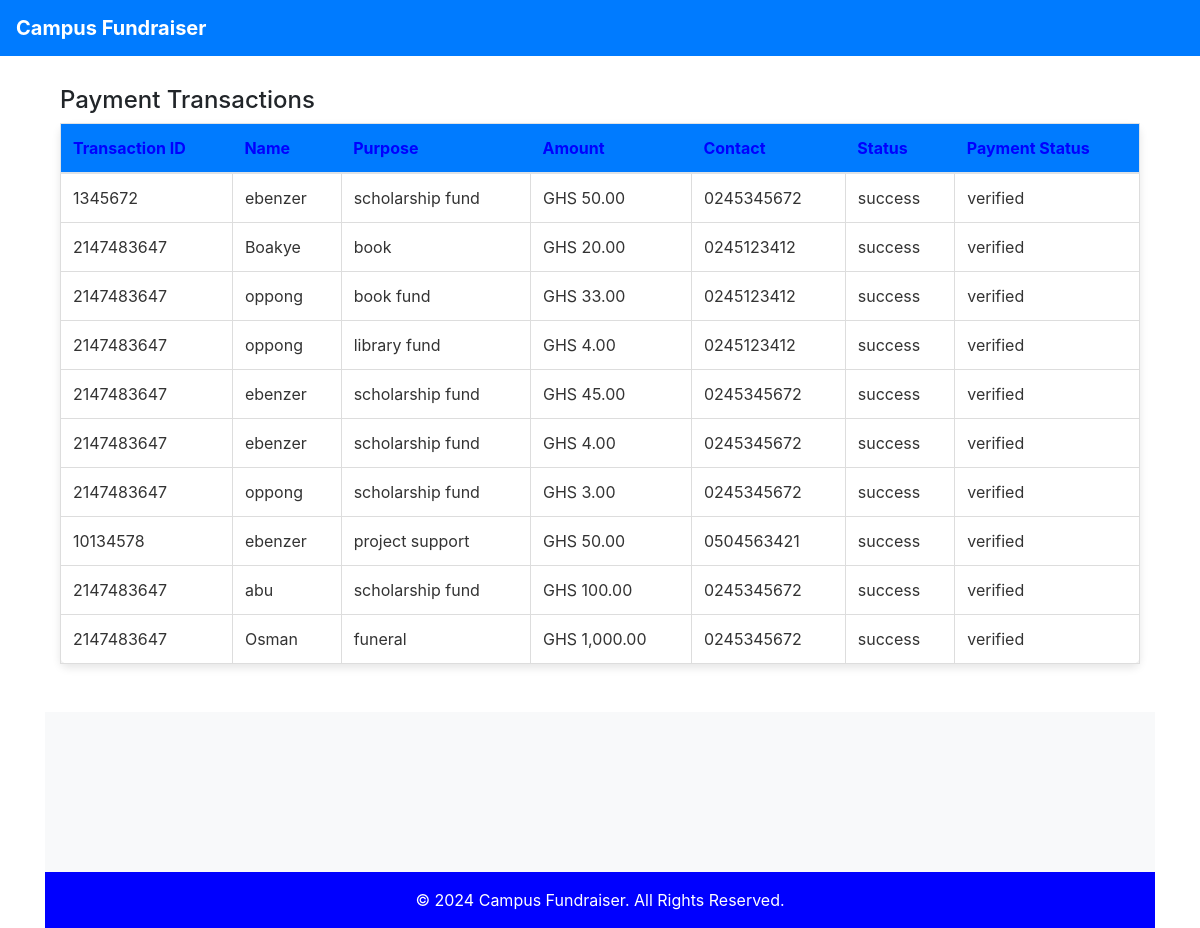
The app's page /admin/transactions.php (signed in) with its own data.
### tables this page shows
CREATE TABLE `payment` (
  `id` int(11) NOT NULL,
  `user_id` int(11) NOT NULL,
  `name` varchar(255) NOT NULL,
  `email` varchar(100) NOT NULL,
  `purpose` text NOT NULL,
  `amount` decimal(10,2) NOT NULL,
  `contact` varchar(56) NOT NULL,
  `transaction_Id` int(11) NOT NULL,
  `status` varchar(20) NOT NULL,
  `payment_status` varchar(50) NOT NULL
);

### admin/transactions.php (the view, shortened to what this page needs)
<?php
include('includes/functions.php');
$payments = [];
try {
    $stmt = $conn->prepare("SELECT * FROM payment");
    $stmt->execute();
    $payments = $stmt->fetchAll(PDO::FETCH_ASSOC);
} catch (PDOException $e) {
    echo "Error: " . $e->getMessage();
}
?>
<?php include('includes/header.php'); ?>
<div class="container mt-4">
    <h4 class="mt-4">Payment Transactions</h4>
    <table class="table table-bordered">
        <thead>
            <tr>
                <th style="color:blue;">Transaction ID</th>
                <th style="color:blue;">Name</th>
                <th style="color:blue;">Purpose</th>
                <th style="color:blue;">Amount</th>
                <th style="color:blue;">Contact</th>
                <th style="color:blue;">Status</th>
                <th style="color:blue;">Payment Status</th>
            </tr>
        </thead>
        <tbody>
            <?php if (!empty($payments)): ?>
                <?php foreach ($payments as $payment): ?>
                <tr>
                    <td><?php echo htmlspecialchars($payment['transaction_Id']); ?></td>
                    <td><?php echo htmlspecialchars($payment['name']); ?></td>
                    <td><?php echo htmlspecialchars($payment['purpose']); ?></td>
                    <td>GHS <?php echo number_format($payment['amount'], 2); ?></td>
                    <td><?php echo htmlspecialchars($payment['contact']); ?></td>
                    <td><?php echo htmlspecialchars($payment['status']); ?></td>
                    <td><?php echo htmlspecialchars($payment['payment_status']); ?></td>
                </tr>
                <?php endforeach; ?>
            <?php else: ?>
                <tr>
                    <td colspan="7" style="text-align:center;">No transactions found.</td>
                </tr>
            <?php endif; ?>
        </tbody>
    </table>
</div>
<footer class="bg-light text-center text-lg-start mt-5" style="padding-top:160px; color:white;">
    <div class="text-center p-3" style="background-color: blue;">
        © 2024 Campus Fundraiser. All Rights Reserved.
    </div>
</footer>

### assets/css/styles.css (style rules this page uses)
body { font-family: 'Segoe UI', Tahoma, Geneva, Verdana, sans-serif; background-color: #f4f7f9; color: #333; }
.container { max-width: 1200px; margin-top: 30px; }
.table { background-color: #fff; border-radius: 8px; box-shadow: 0 4px 8px rgba(0, 0, 0, 0.1); }
.table thead th { background-color: #007bff; color: #fff; border: none; font-weight: bold; font-size: 1rem; }
.table tbody tr { transition: background-color 0.3s ease; }
.table tbody td { font-size: 1rem; color: #333; border-color: #ddd; vertical-align: middle; }

### records on screen
payment: transaction_Id "1345672", name "ebenzer", purpose "scholarship fund", amount "50.00", contact "0245345672", status "success", payment_status "verified"
payment: transaction_Id "2147483647", name "Boakye", purpose "book", amount "20.00", contact "0245123412", status "success", payment_status "verified"
payment: transaction_Id "2147483647", name "oppong", purpose "book fund", amount "33.00", contact "0245123412", status "success", payment_status "verified"
payment: transaction_Id "2147483647", name "oppong", purpose "library fund", amount "4.00", contact "0245123412", status "success", payment_status "verified"
payment: transaction_Id "2147483647", name "ebenzer", purpose "scholarship fund", amount "45.00", contact "0245345672", status "success", payment_status "verified"
payment: transaction_Id "2147483647", name "ebenzer", purpose "scholarship fund", amount "4.00", contact "0245345672", status "success", payment_status "verified"
payment: transaction_Id "2147483647", name "oppong", purpose "scholarship fund", amount "3.00", contact "0245345672", status "success", payment_status "verified"
payment: transaction_Id "10134578", name "ebenzer", purpose "project support", amount "50.00", contact "0504563421", status "success", payment_status "verified"
payment: transaction_Id "2147483647", name "abu", purpose "scholarship fund", amount "100.00", contact "0245345672", status "success", payment_status "verified"
payment: transaction_Id "2147483647", name "Osman", purpose "funeral", amount "1,000.00", contact "0245345672", status "success", payment_status "verified"
